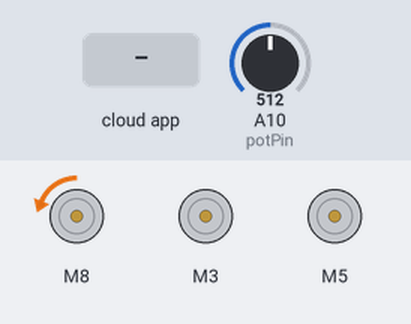
A sketch run on a simulated Arduino Mega 2560, built with avr-gcc and run on an emulated ATmega2560. On the bench: 3 × DC motor (green arrow = forward, orange = backward, longer = faster). The test bench sets the inputs (shaded band); at power-on: A10 (potPin) = 512. The ROS host is connected and sends only what is stated; what the sketch prints to the serial monitor is not drawn.

Above: at 1.2 s.
1.3 s: A10 (potPin) set to 716
At 2.5 s:
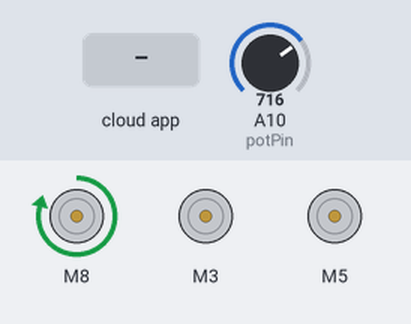
2.9 s: the phone or cloud app sets pwm to 45
At 3.9 s:
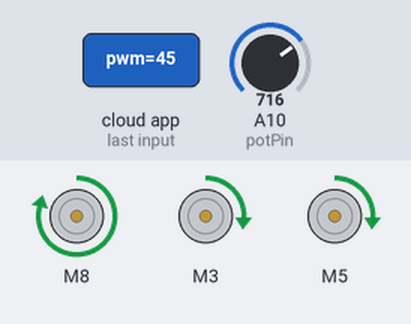
4.5 s: the phone or cloud app sets pwm to 90
At 5.3 s:
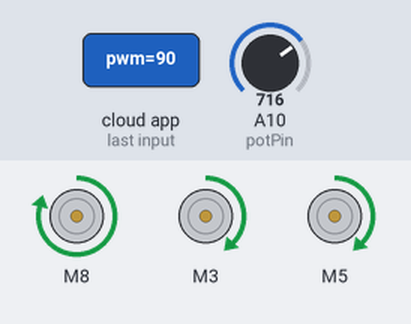
6.1 s: A10 (potPin) set to 511
At 7.4 s:
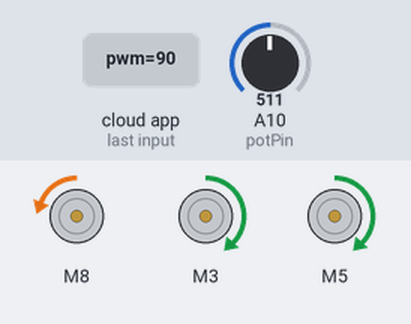
7.7 s: the phone or cloud app sets pwm to 0
At 8.9 s:
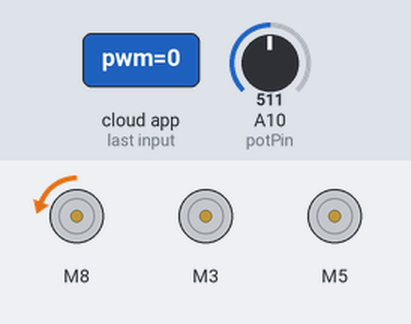
9.2 s: A10 (potPin) set to 306
At 9.8 s:
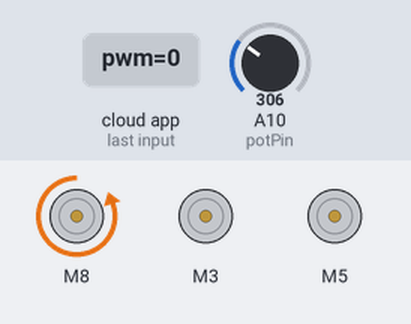
Timing chart, 0 to 11.8 s (numbered marks = the images above; inputs shaded):
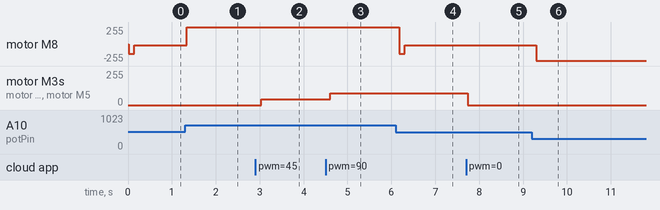

Measured:
- after the input at 1.3 s, motor M8: backward 19/255 → forward 254/255 at once, → forward 249/255 0.12 s later
- after the input at 2.9 s, motor M3, motor M5: stopped → forward 45/255 after 0.14 s
- after the input at 4.5 s, motor M3, motor M5: forward 45/255 → forward 90/255 after 0.11 s
- after the input at 6.1 s, motor M8: forward 249/255 → backward 148/255 after 0.08 s, → backward 21/255 0.12 s later
- after the input at 7.7 s, motor M3, motor M5: forward 90/255 → stopped at once
- after the input at 9.2 s, motor M8: backward 21/255 → backward 254/255 after 0.10 s

The sketch:

Arduino_Control.ino
```cpp
#include "CytronMotorDriver.h"

#include <ros.h>

#include <std_msgs/Int16.h>

// 핀 설정

//오른쪽모터

const int pwmPin_r= 3;

const int dirPin_r= 4;

//왼쪽모터

const int pwmPin_l= 5;

const int dirPin_l= 6;

//스티어모터

const int pwmPin_s = 8;            // PWM 신호 핀

const int dirPin_s = 9;            // 방향 제어 핀

const int potPin = A10;           // 가변저항 입력 핀

// 조향각 관련 상수

const int minimumPotValue=312;

const int maximumPotValue=742;

const int centerPotValue = (minimumPotValue+maximumPotValue)/2;  // 가변저항의 중앙값

const float angleperres = float(1024)/float(270); // 가변저항 1도 당 저항값의 변화

const float potToSteeringRatio = 1.4;  // 가변저항과 조향각 비율 (7도 : 5도) -> 추후 수정

const float maxSteeringAngle = 30.0;   // 최대 조향각

//실시간으로 값을 받아와야 함 플러스는 왼쪽 마이너스는 오른쪽

float desiredSteeringAngle = 0.0;   // 원하는 조향각

// PID 제어 상수

float Kp = 7.0;   // 비례 상수

float Ki = 0;   // 적분 상수

float Kd = 0.4;   // 미분 상수

// PID 제어 변수

float prevError = 0;

float integral = 0;

unsigned long lastTime=millis();

//기본 potvalue -> potentialmeter 값

int potValue=centerPotValue;

//ROS 통신 관련 설정

ros::NodeHandle nh;

int16_t angle, speed;

// Configure the motor driver.

CytronMD motor1(PWM_DIR, pwmPin_r, dirPin_r);  // -> 오른쪽뒷바퀴

CytronMD motor2(PWM_DIR, pwmPin_l, dirPin_l); // -> 왼쪽뒷바퀴

CytronMD motor3(PWM_DIR, pwmPin_s, dirPin_s);  // -> 조향모터

float computeAngle();

float computePID(float error);

void controlSteeringMotor(float controlSignal);

void angleCallback(const std_msgs::Int16& msg);

void speedCallback(const std_msgs::Int16& msg);

float computeAngle(){

desiredSteeringAngle = (float) angle;       // 실수(float)로 변환

Serial.print("입력된 조향각: ");

Serial.println(desiredSteeringAngle);         // 입력된 값 출력

// 현재 가변저항 값 읽기

int potValue_temp=analogRead(potPin);

if (280<potValue_temp&&potValue_temp<800)

{

potValue=potValue_temp;

}

Serial.print("가변저항: ");

Serial.println(potValue);

// 가변저항 값을 실제 조향각으로 변환

float currentSteeringAngle = (centerPotValue-potValue) / angleperres / potToSteeringRatio;

// 오차 계산

float error = desiredSteeringAngle - currentSteeringAngle;

// 상태 출력 (디버깅용)

Serial.print("Current Steering Angle: ");

Serial.print(currentSteeringAngle);

Serial.print(", Desired Steering Angle: ");

Serial.print(desiredSteeringAngle);

return error;

}

float computePID(float error) {

// 현재 시간

unsigned long currentTime = millis();

float elapsedTime = (currentTime - lastTime) / 1000.0;  // 시간 차이 (초)

// 비례

float Pout = Kp * error;

// 적분

integral += error * elapsedTime;

float Iout = Ki * integral;

// 미분

float derivative = (error - prevError) / elapsedTime;

float Dout = Kd * derivative;

// PID 출력 합산

float output = Pout + Iout + Dout;

// 이전 값 갱신roslaunch ntrip_ros ntrip_ros.launch

prevError = error;

lastTime = currentTime;

return output;

}

void controlSteeringMotor(float controlSignal) { //문제 발생

// 상태 출력 (디버깅용)

Serial.print(", Control Signal: ");

Serial.println(controlSignal);

// PWM 값 계산 (제어 신호에 비례, 0~255 사이로 제한)

float constrain_signal = constrain(controlSignal, -254, 254);

Serial.print("방향 및 pwmvalue:");

if (constrain_signal>0)

{

Serial.print("오른쪽으로 힘  ");

}

else

{

Serial.print("왼쪽으로 힘  ");

}

Serial.println(constrain_signal);

motor3.setSpeed(constrain_signal); //pwm값 들어감.

Serial.println();

}

// callback 함수: ROS에서 받은 데이터를 처리

void angleCallback(const std_msgs::Int16& msg){

angle = msg.data;

Serial.print("Angle received: ");

Serial.println(angle);

}

void speedCallback(const std_msgs::Int16& msg){

speed = msg.data;

Serial.print("Speed received: ");

Serial.println(speed);

}

// 각 토픽을 구독 (Subscriber)로 설정

ros::Subscriber<std_msgs::Int16> sub_angle("/steering", angleCallback);

ros::Subscriber<std_msgs::Int16> sub_speed("/pwm", speedCallback);

void setup() {

Serial.begin(57600);

nh.initNode();

// 각 Subscriber를 ROS에 등록

nh.subscribe(sub_angle);

nh.subscribe(sub_speed);

}

void loop() {

// ROS와의 통신을 유지

nh.spinOnce();

//// 스티어링 제어 파트

// 오차 계산

float error = computeAngle();

// PID 제어 신호 계산

float controlSignal = computePID(error);

// 조향 모터 제어

controlSteeringMotor(controlSignal);

//// 구동모터 제어 파트-> 추가적으로 더 필요

motor1.setSpeed(speed);

motor2.setSpeed(speed);

delay(100); //-> 추후 줄여야함

}
```
